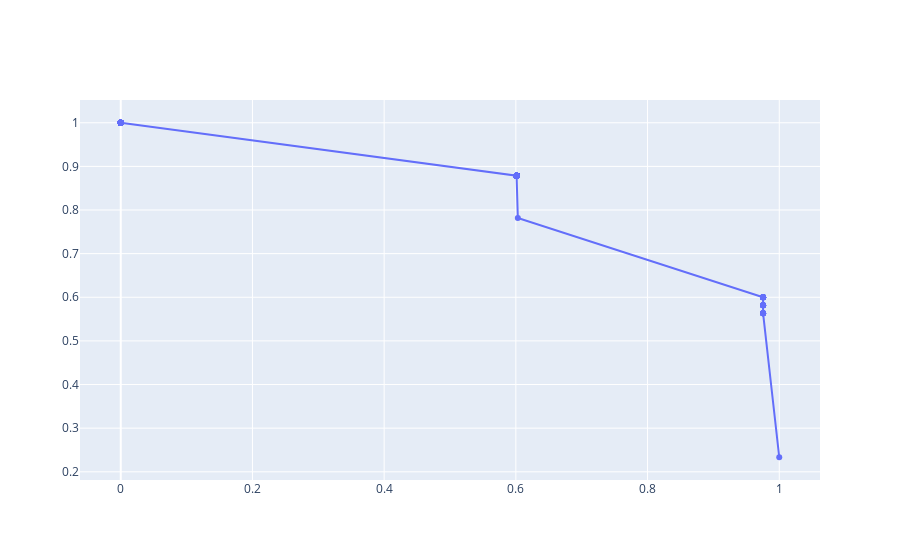

The cell this chart's notebook holds for it:
### Code cell
auc, hit_miss_rate = test_auc(1e-4, ctx_info)
print(auc)
fig = go.Figure(data=go.Scatter(x=hit_miss_rate[0], y=hit_miss_rate[1], mode="lines+markers"))
fig.show()

### Figure 1 — Plotly figure (JSON) as saved in the notebook; plotly's stock layout.template omitted (floating-point values rounded to 4 significant figures; data arrays with more than 128 entries replaced by an {"elided": "..."} marker saying what was removed)
{"data": [{"mode": "lines+markers", "type": "scatter", "x": {"elided": "1000 float values"}, "y": {"elided": "1000 float values"}}], "layout": {}}
